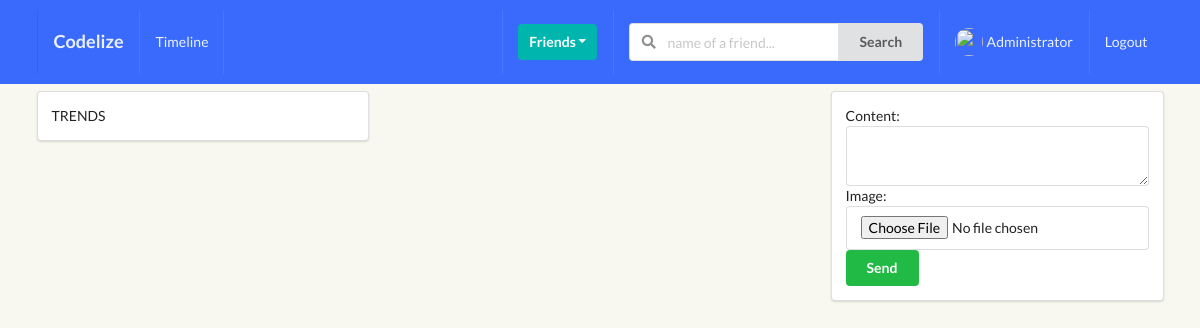
/timeline/ (signed in), run on an earlier commit of the app's database.
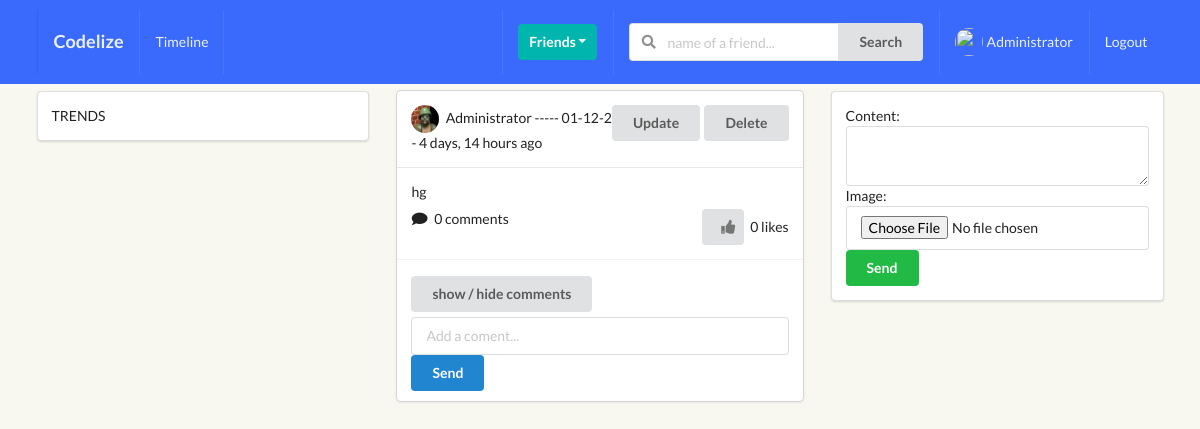
And on a later commit of the database.
### posts/models.py (models this page shows, shortened)
class Post(models.Model):
    content = models.TextField()
    image = models.ImageField(upload_to='posts', validators=[FileExtensionValidator(['png', 'jpg', 'jpeg'])], blank=True)
    liked = models.ManyToManyField(Profile, blank=True, related_name='likes')
    updated = models.DateTimeField(auto_now=True)
    created = models.DateTimeField(auto_now_add=True)
    author = models.ForeignKey(Profile, on_delete=models.CASCADE, related_name='posts')
    def num_likes(self):
        return self.liked.all().count()
    def num_comments(self):
        return self.comment_set.all().count()
    class Meta:
        ordering = ('-created',)

### perfil/models.py (models this page shows, shortened)
class Profile(models.Model):
    first_name = models.CharField(max_length=200, blank=True)
    last_name = models.CharField(max_length=200, blank=True)
    username = models.OneToOneField(User, on_delete=models.CASCADE)
    bio = models.TextField(default="no bio...", max_length=300)
    email = models.EmailField(max_length=200, blank=True)
    country = models.CharField(max_length=200, blank=True)
    avatar = models.ImageField(default='avatar.png', upload_to='avatars/')
    friends = models.ManyToManyField(User, blank=True, related_name='friends')
    slug = models.SlugField(unique=True, blank=True)
    updated = models.DateTimeField(auto_now=True)
    created = models.DateTimeField(auto_now_add=True)
    objects = ProfileManager()
    def __str__(self):
        return f"{self.username} ----- {self.created.strftime('%d-%m-%y')}"

### posts/views.py (the view, shortened to what this page needs)
# urls.py: path('', post_comment_create_and_list_view, name="main-post-view"),
def post_comment_create_and_list_view(request):
    qs = Post.objects.all()
    profile = Profile.objects.get(username=request.user)
    p_form = PostModelForm()
    c_form = CommentModelForm()
    post_added = False
    profile = Profile.objects.get(username=request.user)
    context = {
        'qs': qs,
        'profile': profile,
        'p_form': p_form,
        'c_form': c_form,
        'post_added': post_added,
    }
    return render(request, 'posts/main.html', context)

### posts/forms.py
class PostModelForm(forms.ModelForm):
    content = forms.CharField(widget=forms.Textarea(attrs={'rows':2}))
    class Meta:
        model = Post
        fields = ('content', 'image')

class CommentModelForm(forms.ModelForm):
    body = forms.CharField(label='', widget=forms.TextInput(attrs={'placeholder': 'Add a coment...'}))
    class Meta:
        model = Comment
        fields = ('body',)

### posts/templates/posts/main.html (shortened to what this page needs)
{% extends 'base.html' %}
{% block content %}
<div class="ui grid">
    <div class="five wide column">
        <div class="ui segment">
            TRENDS
        </div>
    </div>
    <div class="six wide column">
        {% for obj in qs %}
        <div class="ui fluid card">
            <div class="content">
                <div class="right floated meta">
                    <div class="ui grid">
                        <div class="row">
                            {% ifequal request.user obj.author.username %}
                                <a href="{% url 'posts:post-update' obj.pk %}"><button class="ui button bwhite-lg ">Update</button></a>
                                <a href="{% url 'posts:post-delete' obj.pk %}"><button class="ui button bwhite-lg ">Delete</button></a>
                            {% endifequal %}
                        </div>
                    </div>
                </div>
                <img class="ui avatar image" src={{obj.author.avatar.url}}>
                {{ obj.author }} - {{ obj.created|timesince}} ago
            </div>
            <div class="content">
                <p> {{ obj.content }} </p>
                <div class="right floated">
                    <form action="{% url 'posts:like-post-view' %}" method="POST">
                        {% if profile not in obj.liked.all %}
                            <button type="submit" class="ui bwhite-sm button"><i class="thumbs up icon"></i>
                            </button>
                            <span> {{obj.num_likes}} likes</span>
                        {% else %}
                            <button type="submit" class="ui bwhite-sm button"><i class="thumbs down icon"></i>
                            </button>
                            <span> {{obj.num_likes}} likes</span>
                        {% endif %}
                    </form>
                </div>
                <i class="comment icon"></i>
                <span> {{ obj.num_comments }} comments</span>
            </div>
            <div class="extra content">
                <button class="cmt_btn ui button mb-5">show / hide comments</button>
                <form action="" method="POST"class='ui fluid form'>
                    {{ c_form }}
                    <button type="submit" name="submit_c_form" class="ui primary button mt-5 w-full">Send</button>
                </form>
            </div>
        </div>
        {% endfor %}
    </div>
    <div class="five wide column">
        <div class="ui segment">
            <form action="" method="POST" class='ui form' enctype="multipart/form-data">
                {{p_form}}
                <button type='submit' name="submit_p_form" class="ui positive button w-full mt-5">Send</button>
            </form>
        </div>
    </div>
</div>
{% endblock content %}

What changed in the data, as far as the page shows it:
added Post: author.avatar (picture), author "Administrator ----- 01-12-20", created "4 days, 14 hours", content "hg", num_likes "0", num_comments "0"
